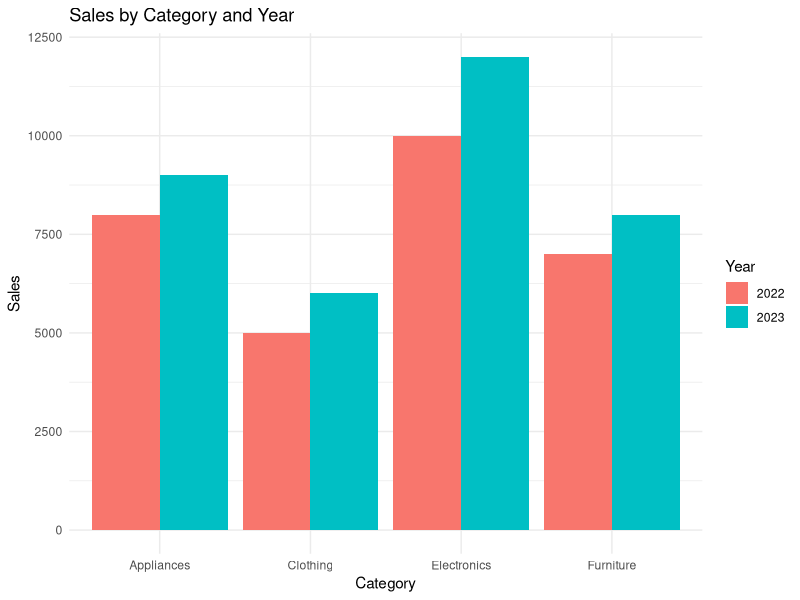

This figure's R source:
# Load necessary library
library(ggplot2)

# Create the data frame
data <- data.frame(
  Category = c("Electronics", "Electronics", "Appliances", "Appliances", "Clothing", "Clothing", "Furniture", "Furniture"),
  Year = c(2022, 2023, 2022, 2023, 2022, 2023, 2022, 2023),
  Sales = c(10000, 12000, 8000, 9000, 5000, 6000, 7000, 8000)
)

# Plot
ggplot(data, aes(x = Category, y = Sales, fill = as.factor(Year))) +
  geom_bar(stat = "identity", position = "dodge") +
  labs(title = "Sales by Category and Year",
       x = "Category",
       y = "Sales",
       fill = "Year") +
  theme_minimal()
